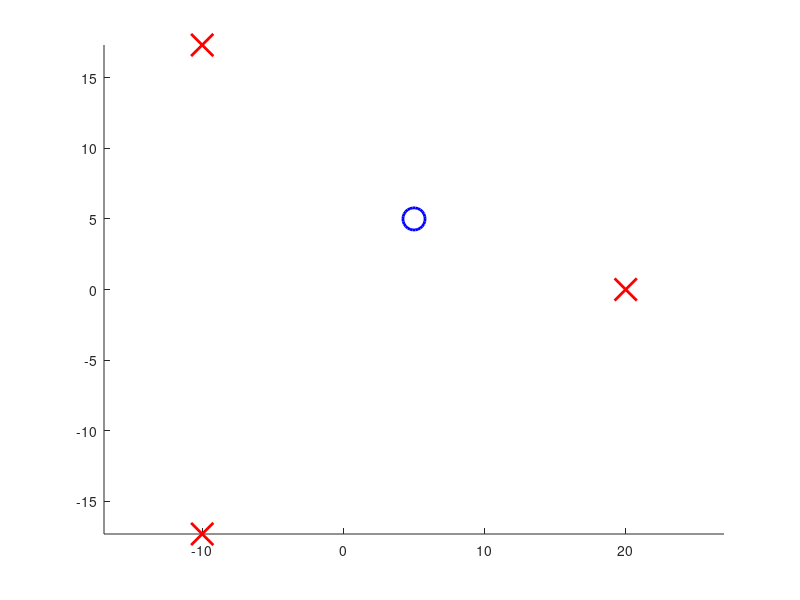

The MATLAB script that drew this image: (Note: this script raises an error after producing the figure.)
%% test CVX for 3 task 6 network agent case

clear; clc;

patrol_rad = 20;
comm_rad = 8;
task_agent_count = 3;
comm_agent_count = 6;

margin = 0.02;
confidence = 0.7;
qos(1) = struct('flow', struct('src', 1, 'dest', [2 3]),...
                'margin', margin, 'confidence', confidence);
qos(2) = struct('flow', struct('src', 2, 'dest', [1 3]),...
                'margin', margin, 'confidence', confidence);
qos(3) = struct('flow', struct('src', 3, 'dest', [1 2]),...
                'margin', margin, 'confidence', confidence);

x_task = [patrol_rad*cos(2*pi/task_agent_count.*(0:task_agent_count-1));
          patrol_rad*sin(2*pi/task_agent_count.*(0:task_agent_count-1))];
x_comm = [5;5];
x = [x_task x_comm];

figure(1);clf;hold on;
plot(x_task(1,:), x_task(2,:), 'rx', 'MarkerSize', 16, 'LineWidth', 2)
plot(x_comm(1,:), x_comm(2,:), 'bo', 'MarkerSize', 16, 'LineWidth', 2)
axis equal

%% solve SOCP

% for i = 1:10
  tic
  [slack, routing_vars, status] = rrsocpprobconf(x(:), qos, true);
%   x = x + randn(size(x));
  toc
% end
